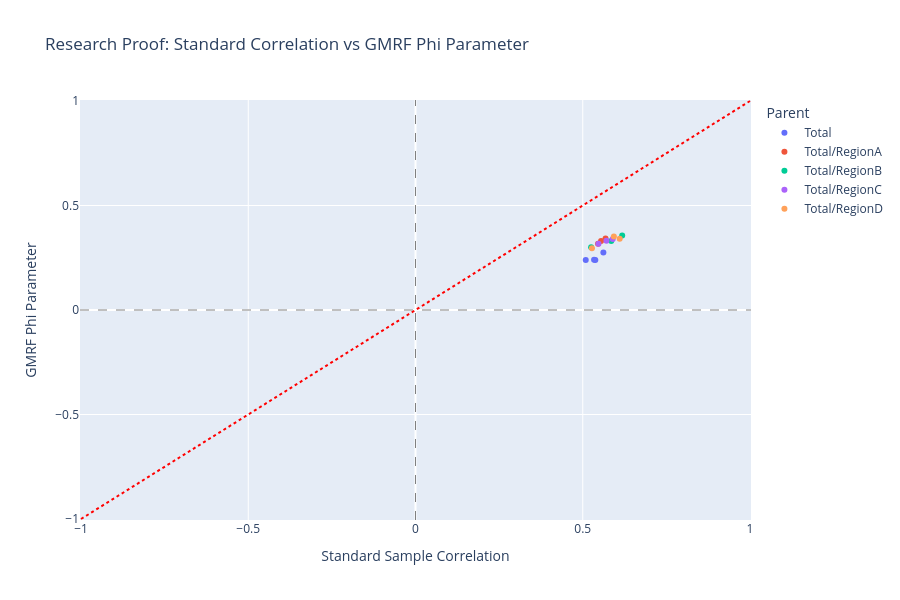

Notebook cell for this chart:
### Markdown cell above
## Visualization (Research Proof)

Comparison: **Standard Correlation vs GMRF $\phi$ Parameter**.
We expect the GMRF $\phi$ values to be related to, but distinct from, raw correlations (often dampened or cleaner due to the conditional independence assumption structure).

### Code cell
import plotly.express as px
import plotly.graph_objects as go

# Create DataFrame for Plotly
plot_df = pd.DataFrame({
    'Sample Correlation': sample_correlations,
    'GMRF Phi': phi_values,
    'Series': labels,
    'Parent': [gmrf_params[l]['parent'] for l in labels]
})

fig = px.scatter(plot_df, x='Sample Correlation', y='GMRF Phi', 
                 color='Parent',
                 title='Research Proof: Standard Correlation vs GMRF Phi Parameter',
                 hover_data=['Series', 'Parent'])

# Add identity line
fig.add_shape(type='line',
    x0=-1, y0=-1, x1=1, y1=1,
    line=dict(color='Red', width=2, dash='dot'),
)

# Add axis lines
fig.add_hline(y=0, line_width=1, line_color='gray', line_dash='dash')
fig.add_vline(x=0, line_width=1, line_color='gray', line_dash='dash')

fig.update_traces(textposition='top center')
fig.update_layout(
    height=600,
    width=900,
    xaxis_title='Standard Sample Correlation',
    yaxis_title='GMRF Phi Parameter'
)

fig.show()

### Figure 1 — Plotly figure (JSON) as saved in the notebook; plotly's stock layout.template omitted (floating-point values rounded to 4 significant figures)
{"data": [{"customdata": [["Total/RegionA", "Total"], ["Total/RegionB", "Total"], ["Total/RegionC", "Total"], ["Total/RegionD", "Total"]], "hovertemplate": "Parent=%{customdata[1]}<br>Sample Correlation=%{x}<br>GMRF Phi=%{y}<br>Series=%{customdata[0]}<extra></extra>", "legendgroup": "Total", "marker": {"color": "#636efa", "symbol": "circle"}, "mode": "markers", "name": "Total", "orientation": "v", "showlegend": true, "textposition": "top center", "type": "scatter", "x": [0.5376, 0.5089, 0.5338, 0.5617], "xaxis": "x", "y": [0.2392, 0.2391, 0.241, 0.2754], "yaxis": "y"}, {"customdata": [["Total/RegionA/RegionA_State1", "Total/RegionA"], ["Total/RegionA/RegionA_State2", "Total/RegionA"], ["Total/RegionA/RegionA_State3", "Total/RegionA"]], "hovertemplate": "Parent=%{customdata[1]}<br>Sample Correlation=%{x}<br>GMRF Phi=%{y}<br>Series=%{customdata[0]}<extra></extra>", "legendgroup": "Total/RegionA", "marker": {"color": "#EF553B", "symbol": "circle"}, "mode": "markers", "name": "Total/RegionA", "orientation": "v", "showlegend": true, "textposition": "top center", "type": "scatter", "x": [0.5547, 0.5458, 0.5681], "xaxis": "x", "y": [0.33, 0.317, 0.3421], "yaxis": "y"}, {"customdata": [["Total/RegionB/RegionB_State1", "Total/RegionB"], ["Total/RegionB/RegionB_State2", "Total/RegionB"], ["Total/RegionB/RegionB_State3", "Total/RegionB"]], "hovertemplate": "Parent=%{customdata[1]}<br>Sample Correlation=%{x}<br>GMRF Phi=%{y}<br>Series=%{customdata[0]}<extra></extra>", "legendgroup": "Total/RegionB", "marker": {"color": "#00cc96", "symbol": "circle"}, "mode": "markers", "name": "Total/RegionB", "orientation": "v", "showlegend": true, "textposition": "top center", "type": "scatter", "x": [0.6179, 0.525, 0.5852], "xaxis": "x", "y": [0.3559, 0.3006, 0.3302], "yaxis": "y"}, {"customdata": [["Total/RegionC/RegionC_State1", "Total/RegionC"], ["Total/RegionC/RegionC_State2", "Total/RegionC"], ["Total/RegionC/RegionC_State3", "Total/RegionC"]], "hovertemplate": "Parent=%{customdata[1]}<br>Sample Correlation=%{x}<br>GMRF Phi=%{y}<br>Series=%{customdata[0]}<extra></extra>", "legendgroup": "Total/RegionC", "marker": {"color": "#ab63fa", "symbol": "circle"}, "mode": "markers", "name": "Total/RegionC", "orientation": "v", "showlegend": true, "textposition": "top center", "type": "scatter", "x": [0.5708, 0.547, 0.5896], "xaxis": "x", "y": [0.3315, 0.3173, 0.34], "yaxis": "y"}, {"customdata": [["Total/RegionD/RegionD_State1", "Total/RegionD"], ["Total/RegionD/RegionD_State2", "Total/RegionD"], ["Total/RegionD/RegionD_State3", "Total/RegionD"]], "hovertemplate": "Parent=%{customdata[1]}<br>Sample Correlation=%{x}<br>GMRF Phi=%{y}<br>Series=%{customdata[0]}<extra></extra>", "legendgroup": "Total/RegionD", "marker": {"color": "#FFA15A", "symbol": "circle"}, "mode": "markers", "name": "Total/RegionD", "orientation": "v", "showlegend": true, "textposition": "top center", "type": "scatter", "x": [0.6105, 0.5275, 0.593], "xaxis": "x", "y": [0.3405, 0.295, 0.3513], "yaxis": "y"}], "layout": {"height": 600, "legend": {"title": {"text": "Parent"}, "tracegroupgap": 0}, "shapes": [{"line": {"color": "Red", "dash": "dot", "width": 2}, "type": "line", "x0": -1, "x1": 1, "y0": -1, "y1": 1}, {"line": {"color": "gray", "dash": "dash", "width": 1}, "type": "line", "x0": 0, "x1": 1, "xref": "x domain", "y0": 0, "y1": 0, "yref": "y"}, {"line": {"color": "gray", "dash": "dash", "width": 1}, "type": "line", "x0": 0, "x1": 0, "xref": "x", "y0": 0, "y1": 1, "yref": "y domain"}], "title": {"text": "Research Proof: Standard Correlation vs GMRF Phi Parameter"}, "width": 900, "xaxis": {"anchor": "y", "domain": [0, 1], "title": {"text": "Standard Sample Correlation"}}, "yaxis": {"anchor": "x", "domain": [0, 1], "title": {"text": "GMRF Phi Parameter"}}}}
